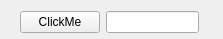
<?xml version="1.0" encoding="UTF-8"?>
<ui version="4.0">
 <class>Widget</class>
 <widget class="QWidget" name="Widget">
  <property name="geometry">
   <rect>
    <x>0</x>
    <y>0</y>
    <width>223</width>
    <height>39</height>
   </rect>
  </property>
  <property name="windowTitle">
   <string>Widget</string>
  </property>
  <widget class="QWidget" name="">
   <property name="geometry">
    <rect>
     <x>20</x>
     <y>10</y>
     <width>179</width>
     <height>24</height>
    </rect>
   </property>
   <layout class="QHBoxLayout" name="horizontalLayout">
    <item>
     <widget class="QPushButton" name="pushButton">
      <property name="text">
       <string>ClickMe</string>
      </property>
     </widget>
    </item>
    <item>
     <widget class="QLineEdit" name="lineEdit"/>
    </item>
   </layout>
  </widget>
 </widget>
 <resources/>
 <connections/>
</ui>
